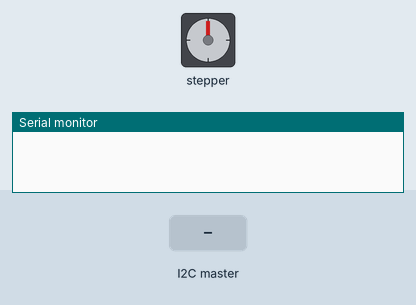
Simulated run of this sketch. Board: Arduino Uno, built with avr-gcc and run on an emulated ATmega328P. Parts: stepper motor, the last lines printed to the serial monitor. The inputs (shaded band) are chosen by the test bench. Stepper angles assume 200 steps per turn.

Above: at 1.2 s.
1.3 s: the I2C master sends the byte 1
At 1.45 s:
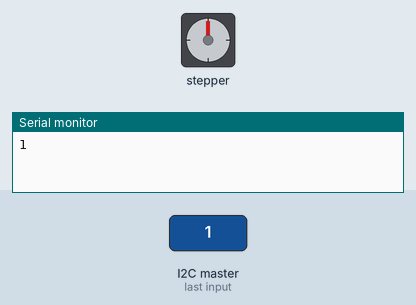
3.4 s: the I2C master sends the byte 2
At 3.55 s:
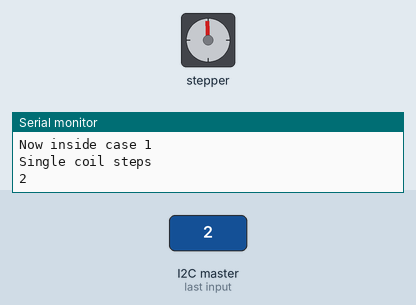
Timing chart, 0 to 6.4 s (numbered marks = the images above; inputs shaded):
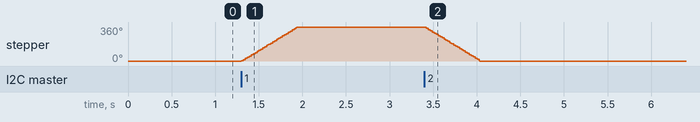

Measured:
- after the input at 1.3 s, stepper: turns 360° clockwise in 0.64 s, starting at once
- after the input at 3.4 s, stepper: turns 360° counter-clockwise in 0.64 s, starting at once

The sketch:

uno_slave_stepper.ino
```cpp
#include <Wire.h> //inclyde i2c lib
#include <Adafruit_MotorShield.h> //include adafruit motorshield lib v2
#include "utility/Adafruit_MS_PWMServoDriver.h"

Adafruit_MotorShield AFMS = Adafruit_MotorShield(); //create motorshield object w/ default address

Adafruit_StepperMotor *electrokitMotor = AFMS.getStepper(200, 2); //connect to a stepper with 200step/rev = 1.6deg

void setup() {
  Wire.begin(8);                // join i2c bus with address #8
  Wire.onReceive(receiveEvent); // register event
  Serial.begin(9600);           // start serial for output

  AFMS.begin();  // create with the default frequency 1.6KHz

  electrokitMotor->setSpeed(100);  // 10 rpm
}

void loop() {
  delay(100);
}

// function that executes whenever data is received from master
// this function is registered as an event, see setup()
void receiveEvent(int howMany) {

  int x = Wire.read();    // receive byte as an integer
  Serial.println(x);         // print the integer

//MAIN SWITCH FOLLOWS

 switch (x) {
    case 1:
      Serial.println("Now inside case 1");
      Serial.println("Single coil steps");
      electrokitMotor->step(200, FORWARD, SINGLE);

    break;

    case 2:
      Serial.println("Now inside case 2");
      Serial.println("Single coil steps");
      electrokitMotor->step(200, BACKWARD, SINGLE);
    break;

    }


}
```
